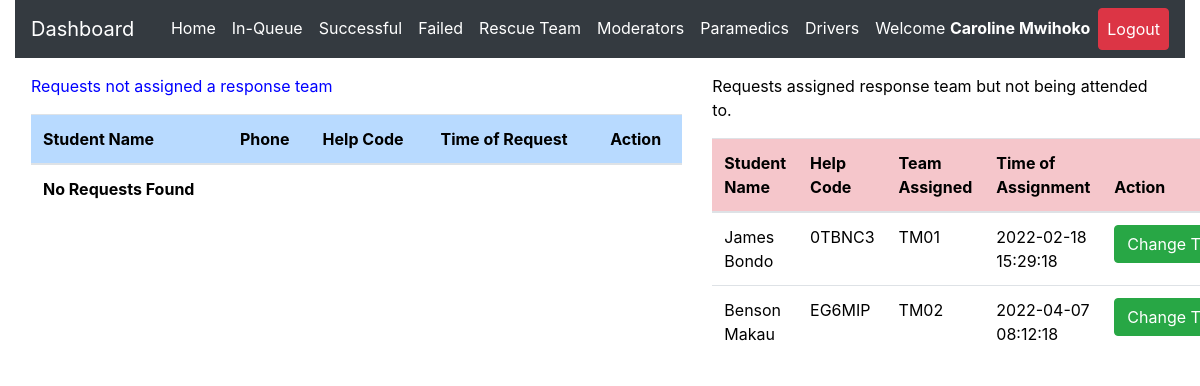
The app's page /admin/inqueue.php (signed in), older data.
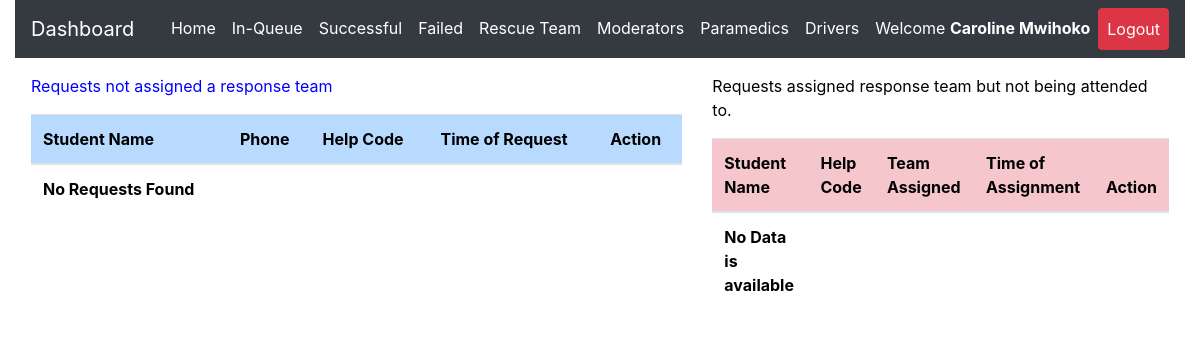
The same page, newer data.
### tables this page shows
CREATE TABLE `request_status` (
  `id` int(11) NOT NULL,
  `helpID` varchar(50) NOT NULL,
  `ip_address` varchar(100) NOT NULL,
  `request_latitude` varchar(50) NOT NULL,
  `request_longitude` varchar(50) NOT NULL,
  `status` varchar(50) DEFAULT 'Pending',
  `admNo` varchar(255) NOT NULL,
  `timestamp` datetime NOT NULL DEFAULT current_timestamp()
);

CREATE TABLE `student_details` (
  `regNum` varchar(255) NOT NULL,
  `firstname` varchar(255) NOT NULL,
  `lastname` varchar(255) NOT NULL,
  `emailaddress` varchar(255) NOT NULL,
  `phonenumber` varchar(15) NOT NULL,
  `password` varchar(255) NOT NULL,
  `date` datetime NOT NULL DEFAULT current_timestamp()
);

CREATE TABLE `rescue_team_tasks` (
  `id` int(10) NOT NULL,
  `task_help_code` varchar(50) NOT NULL,
  `rescue_team_id` varchar(50) NOT NULL,
  `assigning_admin_id` varchar(50) NOT NULL,
  `team_status` varchar(255) NOT NULL DEFAULT 'Unassigned',
  `assignment_time` datetime NOT NULL DEFAULT current_timestamp(),
  `ip_address` varchar(50) NOT NULL DEFAULT '0.0.0.0',
  `latitude` varchar(20) NOT NULL DEFAULT '0.0',
  `longitude` varchar(20) NOT NULL DEFAULT '0.0'
);

### admin/inqueue.php (the view, shortened to what this page needs)
<?php
include 'server.php';
?>
<!DOCTYPE html>
<html lang="en">
<?php include './includes/header.php'; ?>
  <body>
    <?php include './includes/navbar.php'; ?>
  <div class="row m-3">
    <div class="col-md-7">
<div class="table-responsive-lg">
    <table class="table" style='color:black'>
        <thead>
          <p  style='color:blue; font-weight:normal'>
          Requests not assigned a response team
</p>
            <tr >
              <th scope="col" class="table-primary">Student Name</th>
              <th scope="col" class="table-primary">Phone</th>
              <th scope="col" class="table-primary">Help Code</th>
              <th scope="col" class="table-primary">Time of Request</th>
              <th scope="col" class="table-primary">Action</th>
            </tr>
          </thead>
          <tbody>
    <?php
    if($_SESSION['admin_id']){
        $data_fetch_query = "SELECT request_status.id, request_status.helpID,request_status.status,
        request_status.admNo,request_status.timestamp,student_details.regNum,student_details.regNum,
        student_details.firstname,student_details.lastname,student_details.phonenumber
        FROM request_status
        INNER JOIN student_details ON request_status.admNo = student_details.regNum  WHERE request_status.status ='Pending' order by request_status.timestamp DESC;";
        $data_result = mysqli_query($db, $data_fetch_query);
        if ($data_result->num_rows > 0){
            while($row = $data_result->fetch_assoc()) {
            $help_code=$row["helpID"];
            $request_status=$row["status"];
        echo "<tr style='font-weight:normal'> <td>" .$row["firstname"]. " ".$row["lastname"]. "</td>";
        echo "<td>" .$row["phonenumber"]."</td>";
        echo "<td>" .$row["helpID"]."</td>";
        echo "<td>" .$row["timestamp"]."</td>";
        echo "<td>
        <form method ='POST' action='server.php'>
        <input  type='text' hidden name='help_code' value='$help_code'>
        <input type='submit' value='View' name='view-btn' class='btn btn-primary'>
        </form>
        </td> </tr>";
        }
        }else{
        echo "<td>"."No Requests Found"."</td>";
        }
        } else{
            echo "<td>"."No Data Found"."</td>";
        }
?>
          </tbody>
    </table>
  </div>
  </div>
  <div class="col-md-5">
    <div class="table-responsive-lg">
        <table class="table" style='color:black'>
            <thead>
              <p style='color:black; font-weight:normal'>
              Requests assigned response team but not being attended to.
      </p>
                <tr >
                  <th scope="col" class="table-danger">Student Name</th>
                  <th scope="col" class="table-danger">Help Code</th>
                  <th scope="col" class="table-danger">Team Assigned</th>
                  <th scope="col" class="table-danger">Time of Assignment</th>
                  <th scope="col" class="table-danger">Action</th>
                </tr>
              </thead>
              <tbody>
        <?php
        if($_SESSION['admin_id']){
          $data_fetch_query = "SELECT request_status.id, request_status.helpID,request_status.status,
          request_status.admNo,request_status.timestamp,student_details.regNum,student_details.regNum,
          student_details.firstname,student_details.lastname,student_details.phonenumber, rescue_team_tasks.*
          FROM request_status
          INNER JOIN student_details ON request_status.admNo = student_details.regNum
          INNER JOIN rescue_team_tasks ON request_status.helpID = rescue_team_tasks.task_help_code
          WHERE request_status.status ='Assigned' order by request_status.timestamp DESC;";
            $data_result = mysqli_query($db, $data_fetch_query);
            if ($data_result->num_rows > 0){
                while($row = $data_result->fetch_assoc()) {
                $help_code=$row["helpID"];
            echo "<tr style='font-weight:normal'> <td>" .$row["firstname"]. " ".$row["lastname"]. "</td>";
            echo "<td>" .$row["helpID"]."</td>";
            echo "<td>" .$row["rescue_team_id"]."</td>";
            echo "<td>" .$row["assignment_time"]."</td>";
            echo "<td>
            <form method ='POST' action='server.php'>
            <input hidden type='text' name='help_code_2' value='$help_code'>
            <input type='submit' name='reassign-btn' value='Change Team' class='btn btn-success'>
            </form>
            </td> </tr>";
            }
            }else{
            echo "<td>"."No Data is available"."</td>";
            }
            } else{
                echo "<td>"."No Data Found"."</td>";
            }
    ?>
              </tbody>
        </table>
      </div>
      </div>
</div>
  </body>
</html>

### admin/includes/header.php (shortened to what this page needs)
<head>
    <link rel="stylesheet" href="https://cdnjs.cloudflare.com/ajax/libs/font-awesome/6.0.0/css/all.min.css" />
    <link rel="stylesheet" href="https://maxcdn.bootstrapcdn.com/bootstrap/4.0.0/css/bootstrap.min.css">
    <link rel="stylesheet" href="./static/css/style.css" />
  </head>

### admin/includes/navbar.php (shortened to what this page needs)
<div class="container-fluid" id="mynav">
  <nav class="navbar navbar-expand-lg navbar-dark bg-dark ">
  <a class="navbar-brand" href="./dashboard.php">Dashboard</a>
  <div class="collapse navbar-collapse" id="navbarSupportedContent">
    <ul class="navbar-nav ml-auto ">
      <?php
     if($_SESSION['admin_id']){ ?>
    <li class="nav-item">
        <a class="nav-link active" href="dashboard.php">Home</a>
      </li>
     <li class="nav-item">
        <a class="nav-link active" href="inqueue.php">In-Queue</a>
      </li>
      <li class="nav-item">
        <a class="nav-link active" href="successful.php">Successful</a>
      </li>
      <li class="nav-item">
        <a class="nav-link active" href="failed.php">Failed</a>
      </li>
      <li class="nav-item">
        <a class="nav-link active" href="team.php">Rescue Team</a>
      </li>
      <li class="nav-item">
        <a class="nav-link active" href="moderators.php">Moderators</a>
      </li>
      <li class="nav-item">
        <a class="nav-link active" href="paramedics.php">Paramedics</a>
      </li>
      <li class="nav-item">
        <a class="nav-link active" href="drivers.php">Drivers</a>
      </li>
      <li class="nav-item active">
      <a class="nav-link" href="javascript:void(0)">
      <?php echo "Welcome ". "<strong style='color:white;'>".$_SESSION['admin_firstname']." ".$_SESSION['admin_lastname'];  ?> </a>
      </li>
      <li class="nav-item active">
        <a class="nav-link btn btn-danger" href="logout.php">Logout </a>
      </li>
         <?php
  }
 ?>
    </ul>
  </div>
</nav>
</div>

Row changes from the older to the newer data that the page shows:
removed request_status: admNo.firstname "James", admNo.lastname "Bondo", helpID "0TBNC3", rescue_team_tasks.rescue_team_id "TM01", rescue_team_tasks.assignment_time "2022-02-18 15:29:18"
removed request_status: admNo.firstname "Benson", admNo.lastname "Makau", helpID "EG6MIP", rescue_team_tasks.rescue_team_id "TM02", rescue_team_tasks.assignment_time "2022-04-07 08:12:18"
Text that changed along with them:
text now shown: "No Data is available"
